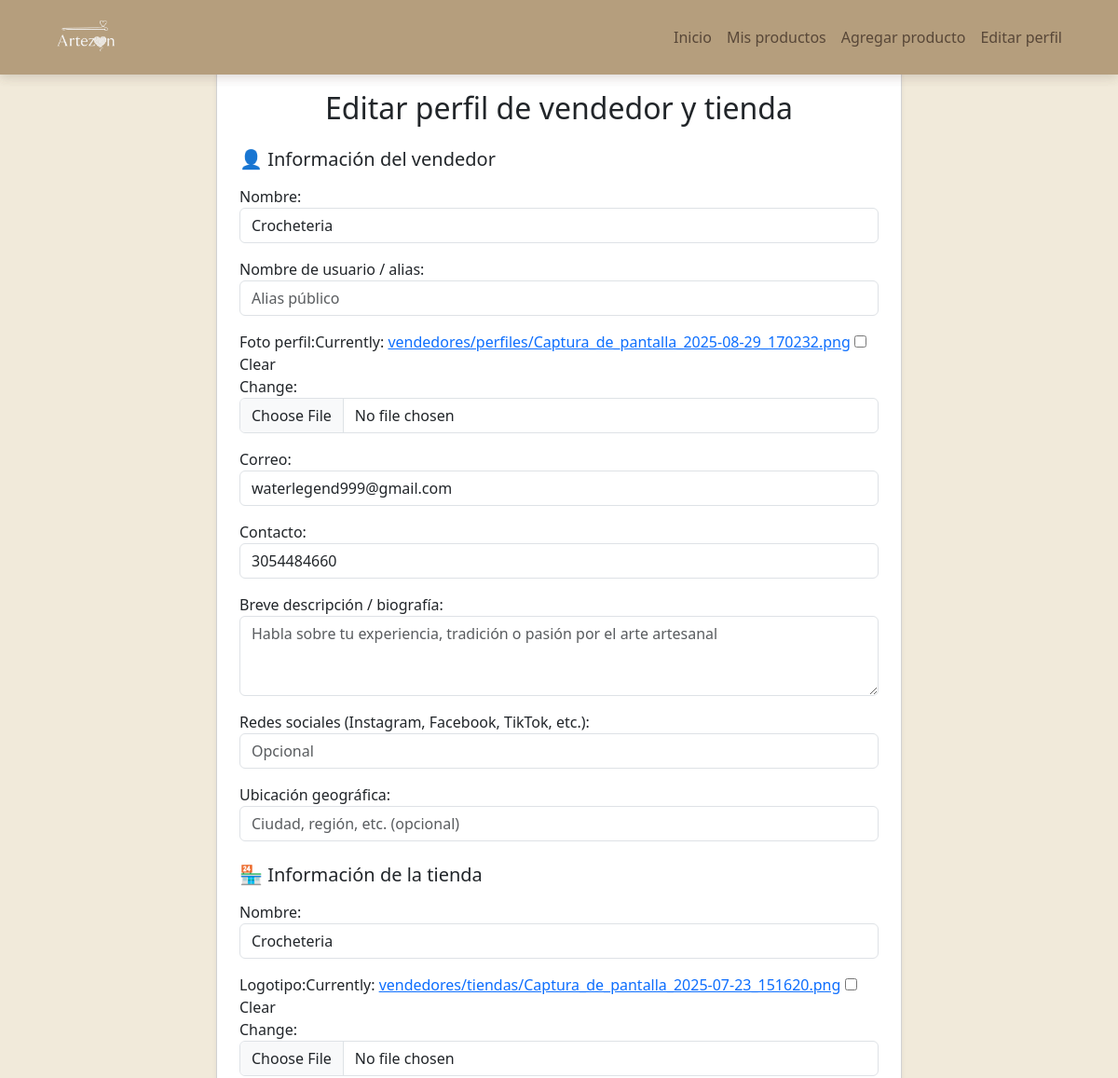
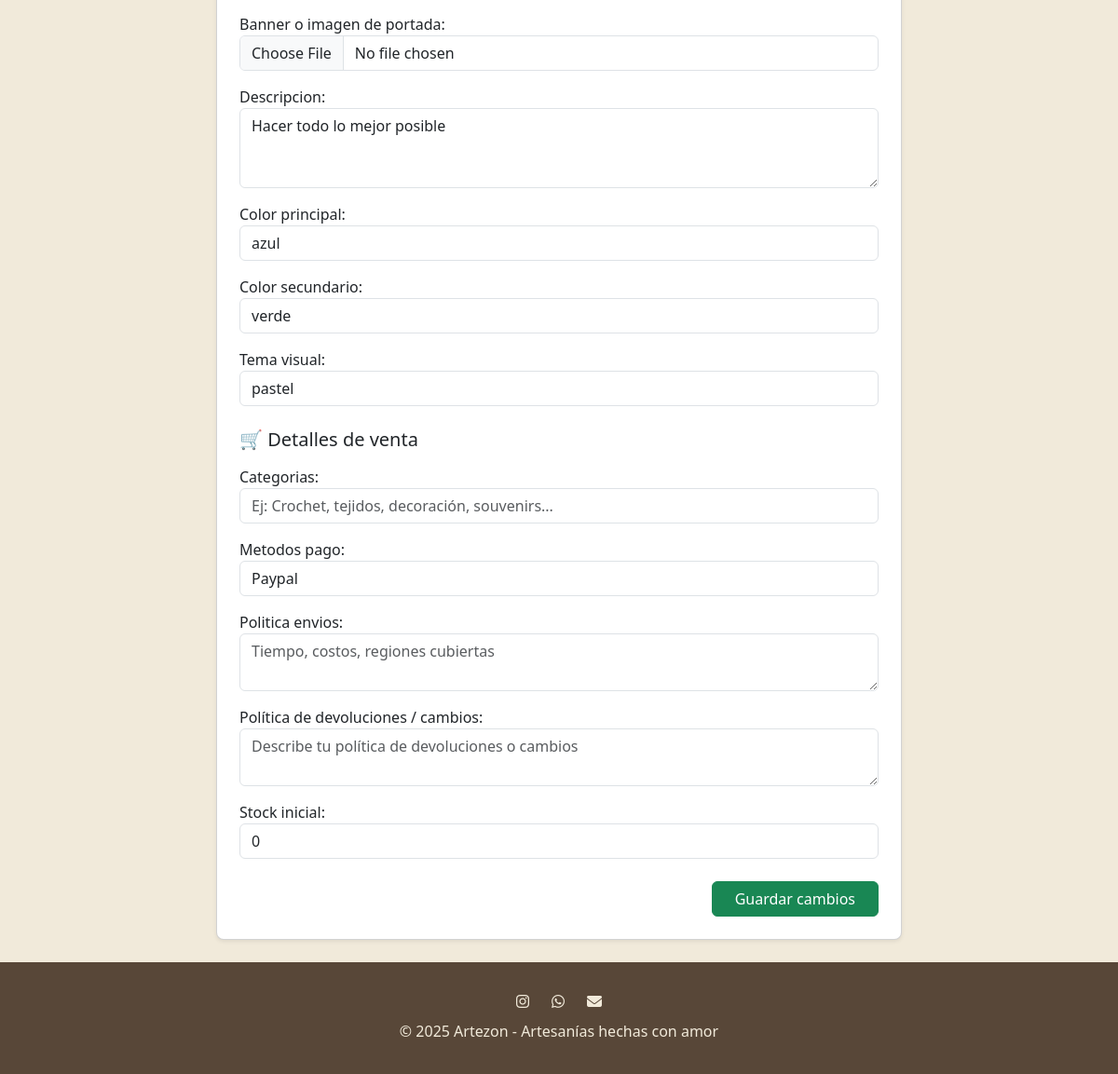
Page /vendedor/editar/ (signed in) on the committed database (2 pictures, top to bottom).
### productos/models.py (models this page shows, shortened)
class SellerProfile(models.Model):
    user = models.OneToOneField(User, on_delete=models.CASCADE)
    nombre = models.CharField(max_length=100)
    correo = models.EmailField()
    foto_perfil = models.ImageField(upload_to="vendedores/perfiles/", blank=True, null=True,
        validators=[FileExtensionValidator(["jpg", "jpeg", "png"])]
    )
    contacto = models.CharField(max_length=50, blank=True, null=True)
    creado = models.DateTimeField(auto_now_add=True)

class Store(models.Model):
    seller = models.OneToOneField(SellerProfile, on_delete=models.CASCADE)
    nombre = models.CharField(max_length=100)
    descripcion = models.TextField(blank=True)
    logotipo = models.ImageField(upload_to="vendedores/tiendas/", blank=True, null=True,
        validators=[FileExtensionValidator(["jpg", "jpeg", "png"])]
    )
    color_principal = models.CharField(max_length=30, blank=True)
    color_secundario = models.CharField(max_length=30, blank=True)
    tema_visual = models.CharField(max_length=30, blank=True)
    metodos_pago = models.CharField(max_length=200, blank=True, help_text="Ej: Transferencia, PayPal, Efectivo")
    politica_envios = models.TextField(blank=True)
    stock_inicial = models.PositiveIntegerField(default=0)
    categorias = models.CharField(max_length=200, blank=True, help_text="Ej: Ropa, Accesorios, Decoración")
    creado = models.DateTimeField(auto_now_add=True)

### productos/views.py (the view)
# urls.py: path("vendedor/editar/", edit_seller_and_store, name="edit_seller_and_store"),
@login_required
def edit_seller_and_store(request):
    try:
        seller_profile = request.user.sellerprofile
        store = seller_profile.store
    except (SellerProfile.DoesNotExist, Store.DoesNotExist):
        return redirect('create_seller_and_store')
    if request.method == 'POST':
        seller_form = SellerProfileForm(request.POST, request.FILES, instance=seller_profile)
        store_form = StoreForm(request.POST, request.FILES, instance=store)
        if seller_form.is_valid() and store_form.is_valid():
            seller_form.save()
            store_form.save()
            messages.success(request, '✅ Perfil de vendedor y tienda actualizados correctamente.')
            return redirect('profile')
        else:
            messages.error(request, 'Por favor corrige los errores en el formulario.')
    else:
        seller_form = SellerProfileForm(instance=seller_profile)
        store_form = StoreForm(instance=store)
    return render(request, 'productos/seller_store_form.html', {
        'seller_form': seller_form,
        'store_form': store_form,
        'modo': 'editar',
    })

### productos/templates/productos/seller_store_form.html (shortened to what this page needs)
{% extends "base.html" %}
{% load static %}
{% block content %}
<div class="container mt-5">
    <div class="row justify-content-center">
        <div class="col-md-8">
            <div class="card shadow-sm p-4 rounded-3">
                <h2 class="mb-4 text-center">
                    {% if modo == 'crear' %}Crear perfil de vendedor y tienda{% else %}Editar perfil de vendedor y tienda{% endif %}
                </h2>
                <form method="POST" enctype="multipart/form-data">
                    <h5 class="mb-3">👤 Información del vendedor</h5>
                    <div class="mb-3">{{ seller_form.nombre.label_tag }}{{ seller_form.nombre }}</div>
                    <div class="mb-3">{{ seller_form.alias.label_tag }}{{ seller_form.alias }}</div>
                    <div class="mb-3">{{ seller_form.foto_perfil.label_tag }}{{ seller_form.foto_perfil }}</div>
                    <div class="mb-3">{{ seller_form.correo.label_tag }}{{ seller_form.correo }}</div>
                    <div class="mb-3">{{ seller_form.contacto.label_tag }}{{ seller_form.contacto }}</div>
                    <div class="mb-3">{{ seller_form.descripcion.label_tag }}{{ seller_form.descripcion }}</div>
                    <div class="mb-3">{{ seller_form.redes_sociales.label_tag }}{{ seller_form.redes_sociales }}</div>
                    <div class="mb-3">{{ seller_form.ubicacion.label_tag }}{{ seller_form.ubicacion }}</div>
                    <h5 class="mt-4 mb-3">🏪 Información de la tienda</h5>
                    <div class="mb-3">{{ store_form.nombre.label_tag }}{{ store_form.nombre }}</div>
                    <div class="mb-3">{{ store_form.logotipo.label_tag }}{{ store_form.logotipo }}</div>
                    <div class="mb-3">{{ store_form.banner.label_tag }}{{ store_form.banner }}</div>
                    <div class="mb-3">{{ store_form.descripcion.label_tag }}{{ store_form.descripcion }}</div>
                    <div class="mb-3">{{ store_form.color_principal.label_tag }}{{ store_form.color_principal }}</div>
                    <div class="mb-3">{{ store_form.color_secundario.label_tag }}{{ store_form.color_secundario }}</div>
                    <div class="mb-3">{{ store_form.tema_visual.label_tag }}{{ store_form.tema_visual }}</div>
                    <h5 class="mt-4 mb-3">🛒 Detalles de venta</h5>
                    <div class="mb-3">{{ store_form.categorias.label_tag }}{{ store_form.categorias }}</div>
                    <div class="mb-3">{{ store_form.metodos_pago.label_tag }}{{ store_form.metodos_pago }}</div>
                    <div class="mb-3">{{ store_form.politica_envios.label_tag }}{{ store_form.politica_envios }}</div>
                    <div class="mb-3">{{ store_form.politica_devoluciones.label_tag }}{{ store_form.politica_devoluciones }}</div>
                    <div class="mb-3">{{ store_form.stock_inicial.label_tag }}{{ store_form.stock_inicial }}</div>
                    <div class="d-flex justify-content-end mt-4">
                        <button type="submit" class="btn btn-success px-4">
                            {% if modo == 'crear' %}Crear tienda{% else %}Guardar cambios{% endif %}
                        </button>
                    </div>
                </form>
            </div>
        </div>
    </div>
</div>
{% endblock %}

### static/css/styles.css (style rules this page uses)
:root { --vanilla: #F1EADA; --tobacco: #B59E7D; --mountain: #AAA396; --sand: #CEC1A8; --mahogany: #584738; }

### rows in the picture
SellerProfile: nombre "Crocheteria", correo "waterlegend999@gmail.com", contacto "3054484660"
Store: nombre "Crocheteria", descripcion "Hacer todo lo mejor posible", color_principal "azul", color_secundario "verde", tema_visual "pastel", metodos_pago "Paypal", stock_inicial "0"

### other values in the picture
{{ seller_form.nombre.label_tag }} "Nombre:"
{{ seller_form.alias.label_tag }} "Nombre de usuario / alias:"
{{ seller_form.foto_perfil.label_tag }} "Foto perfil:"
{{ seller_form.correo.label_tag }} "Correo:"
{{ seller_form.contacto.label_tag }} "Contacto:"
{{ seller_form.descripcion.label_tag }} "Breve descripción / biografía:"
{{ seller_form.redes_sociales.label_tag }} "Redes sociales (Instagram, Facebook, TikTok, etc.):"
{{ seller_form.ubicacion.label_tag }} "Ubicación geográfica:"
{{ store_form.nombre.label_tag }} "Nombre:"
{{ store_form.logotipo.label_tag }} "Logotipo:"
{{ store_form.banner.label_tag }} "Banner o imagen de portada:"
{{ store_form.descripcion.label_tag }} "Descripcion:"
{{ store_form.color_principal.label_tag }} "Color principal:"
{{ store_form.color_secundario.label_tag }} "Color secundario:"
{{ store_form.tema_visual.label_tag }} "Tema visual:"
